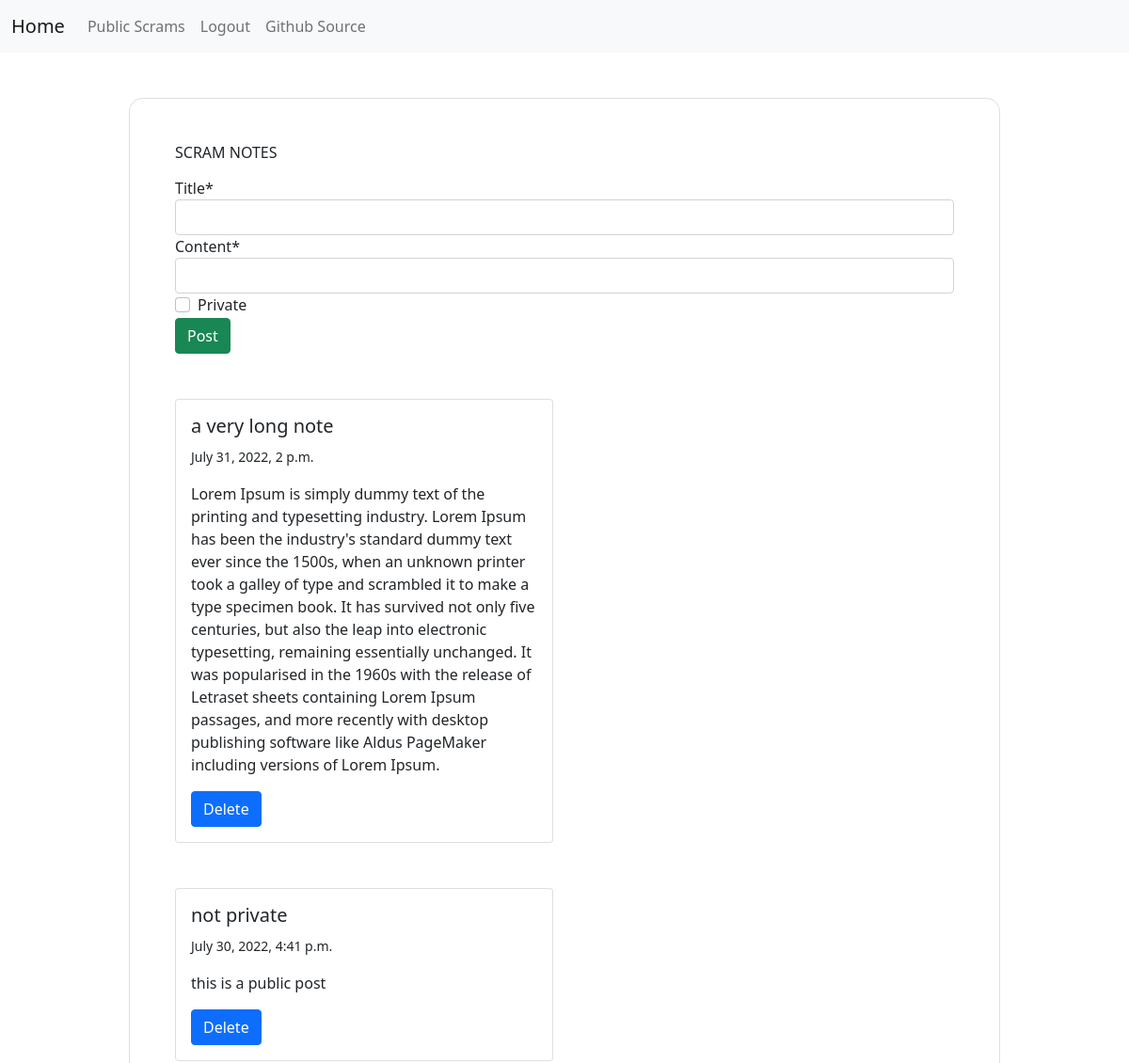
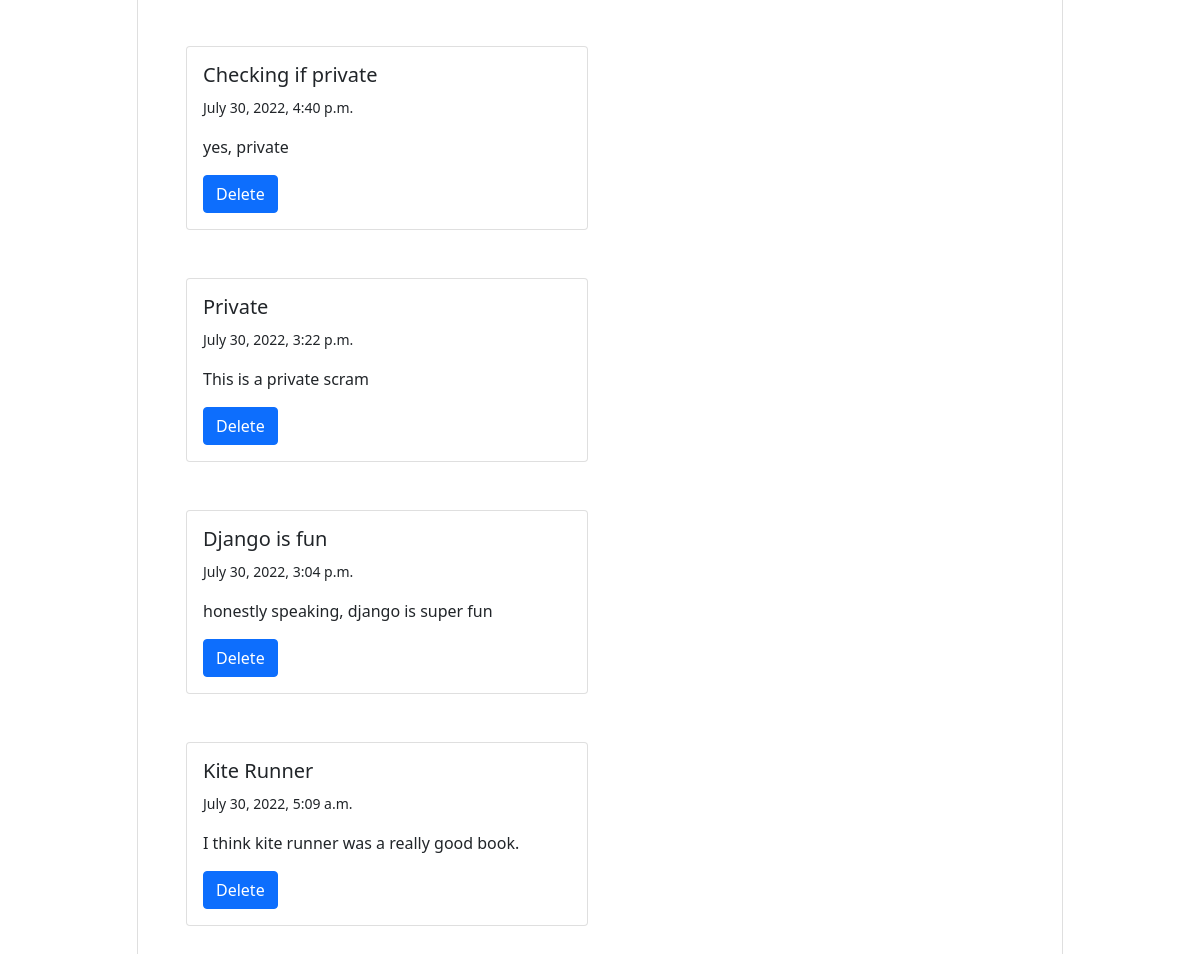
The app's page / (signed in) with its own data (2 pictures, top to bottom).
### scramapp/models.py (models this page shows)
class scram(models.Model):
    title = models.CharField(max_length=200)
    content = models.CharField(max_length=1000)
    private = models.BooleanField()
    user = models.ForeignKey(User, on_delete=models.CASCADE)
    created_at = models.DateTimeField(auto_now_add=True)
    modified_at = models.DateTimeField(auto_now=True)
    class Meta:
        ordering = ('title',)

### scramapp/views.py (the view, shortened to what this page needs)
# urls.py: path('', home_view, name = 'home'),
def home_view(request):
    user = request.user
    if user.is_anonymous:
        form = UserCreationForm()
        return render(request, 'scramapp/register_user.html', {'form':form})
    form = ScramForm
    my_notes = scram.objects.filter(user=request.user).order_by('-created_at')
    context = {'form':form,'my_notes':my_notes}
    return render(request, 'scramapp/home.html', context)

### scramapp/templates/scramapp/home.html (shortened to what this page needs)
{% extends 'scramapp/base.html' %}
{% load crispy_forms_tags %}
{% block content %}
    <section class="vh-100" style="background-color: white;">
        <div class="container py-5 h-100">
          <div class="row d-flex justify-content-center align-items-center h-100">
            <div class="col col-xl-10">
              <div class="card" style="border-radius: 15px;">
                <div class="card-body p-5">
                  <h6 class="mb-3">SCRAM NOTES</h6>
                  <form action = "" method = "post">
                    {{ form|crispy }}
                    <input type="submit" class="btn btn-success" value=Post>
                </form>
                <br><br>
                <div class="row">
                  <div class="col-sm-6">
                    {% for note in my_notes %}
                    <div class="card">
                      <div class="card-body">
                        <h5 class="card-title">{{ note.title }}</h5>
                        <p><small>{{ note.created_at }}</small></p>
                        <p class="card-text">{{ note.content }}</p>
                        <a href="{% url 'delete_plan' note.id %}" class="btn btn-primary">Delete</a>
                      </div>
                    </div>
                    <br><br>
                    {% endfor %}
                  </div>
                </div>
                </div>
              </div>
            </div>
          </div>
        </div>
      </section>
      {% endblock %}

### records on screen
scram: title "a very long note", created_at "July 31, 2022, 2 p.m.", content "Lorem Ipsum is simply dummy text of the printing and typesetting industry. Lorem Ipsum has been the industry's standard dummy text ever since the 1500s, when an unknown printer took a galley of type and scrambled it to make a type specimen book. It has survived not only five centuries, but also the leap into electronic typesetting, remaining essentially unchanged. It was popularised in the 1960s with the release of Letraset sheets containing Lorem Ipsum passages, and more recently with desktop publishing software like Aldus PageMaker including versions of Lorem Ipsum."
scram: title "not private", created_at "July 30, 2022, 4:41 p.m.", content "this is a public post"
scram: title "Checking if private", created_at "July 30, 2022, 4:40 p.m.", content "yes, private"
scram: title "Private", created_at "July 30, 2022, 3:22 p.m.", content "This is a private scram"
scram: title "Django is fun", created_at "July 30, 2022, 3:04 p.m.", content "honestly speaking, django is super fun"
scram: title "Kite Runner", created_at "July 30, 2022, 5:09 a.m.", content "I think kite runner was a really good book."
